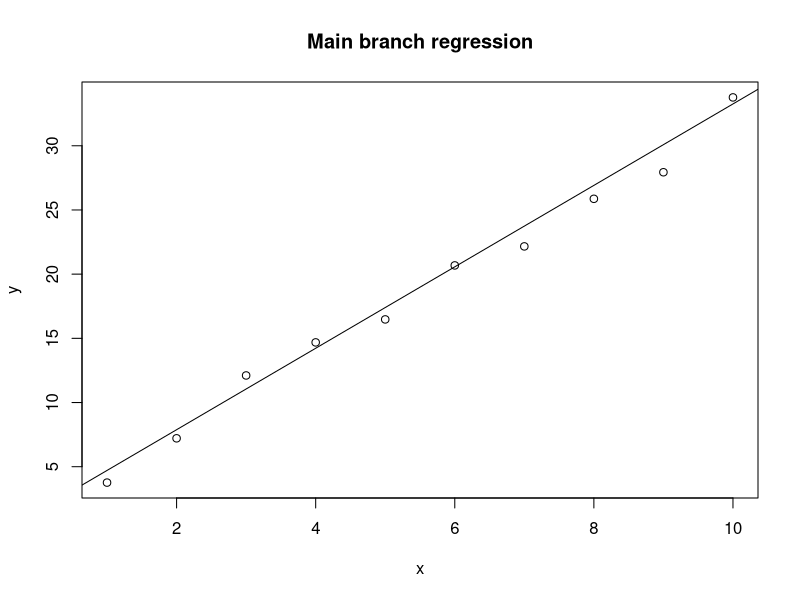

This figure's R source:
x <- 1:10
y <- 2 + 3*x + rnorm(10)
z <- rnorm(10)
model <- lm(y ~ x + I(x^2) + z)
summary(model)
plot(x, y, main = "Main branch regression")
abline(model)
